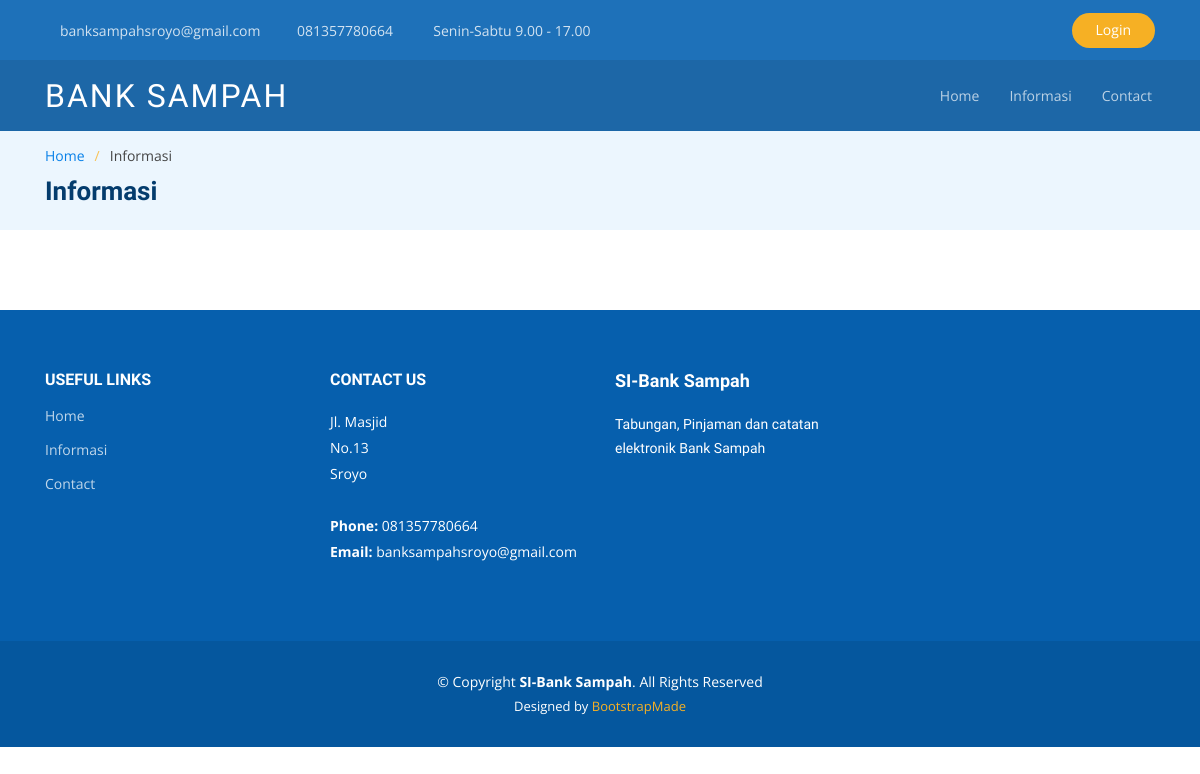
Before: /USER/informasi.php with the older database file.
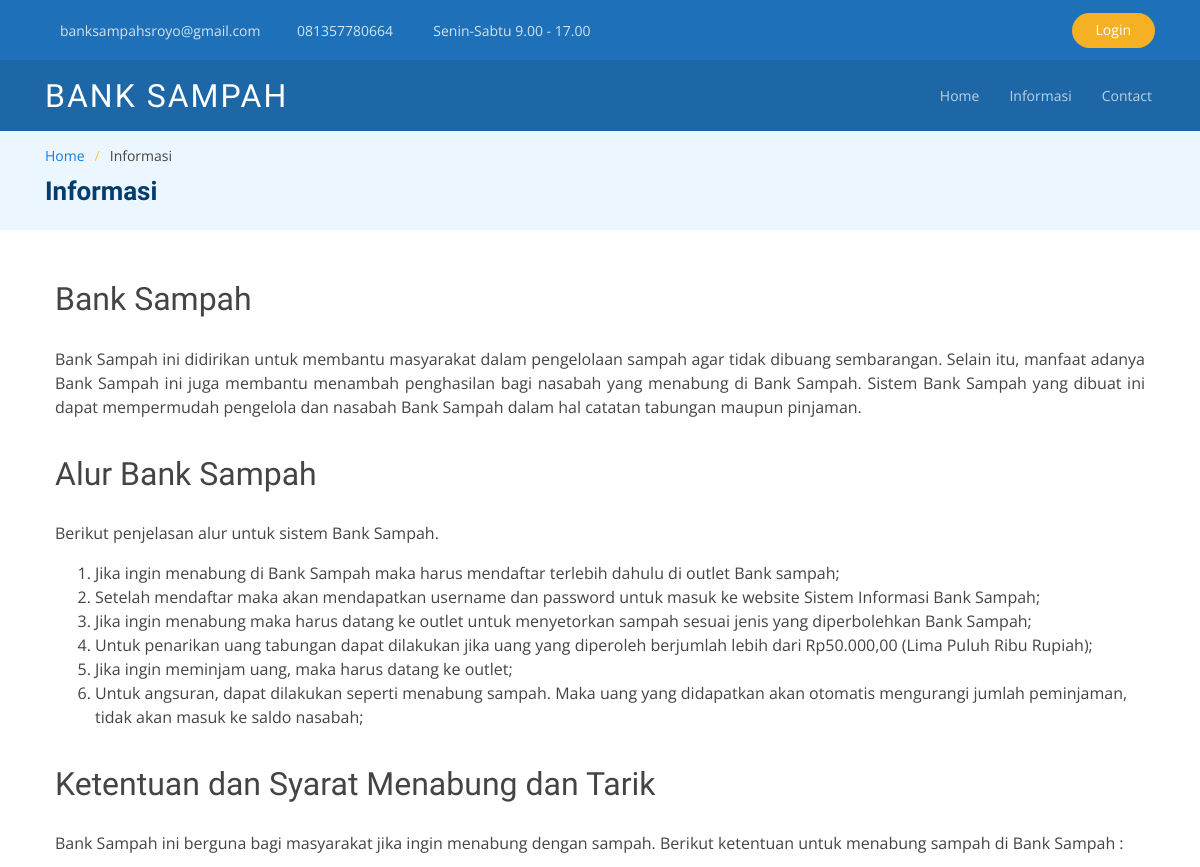
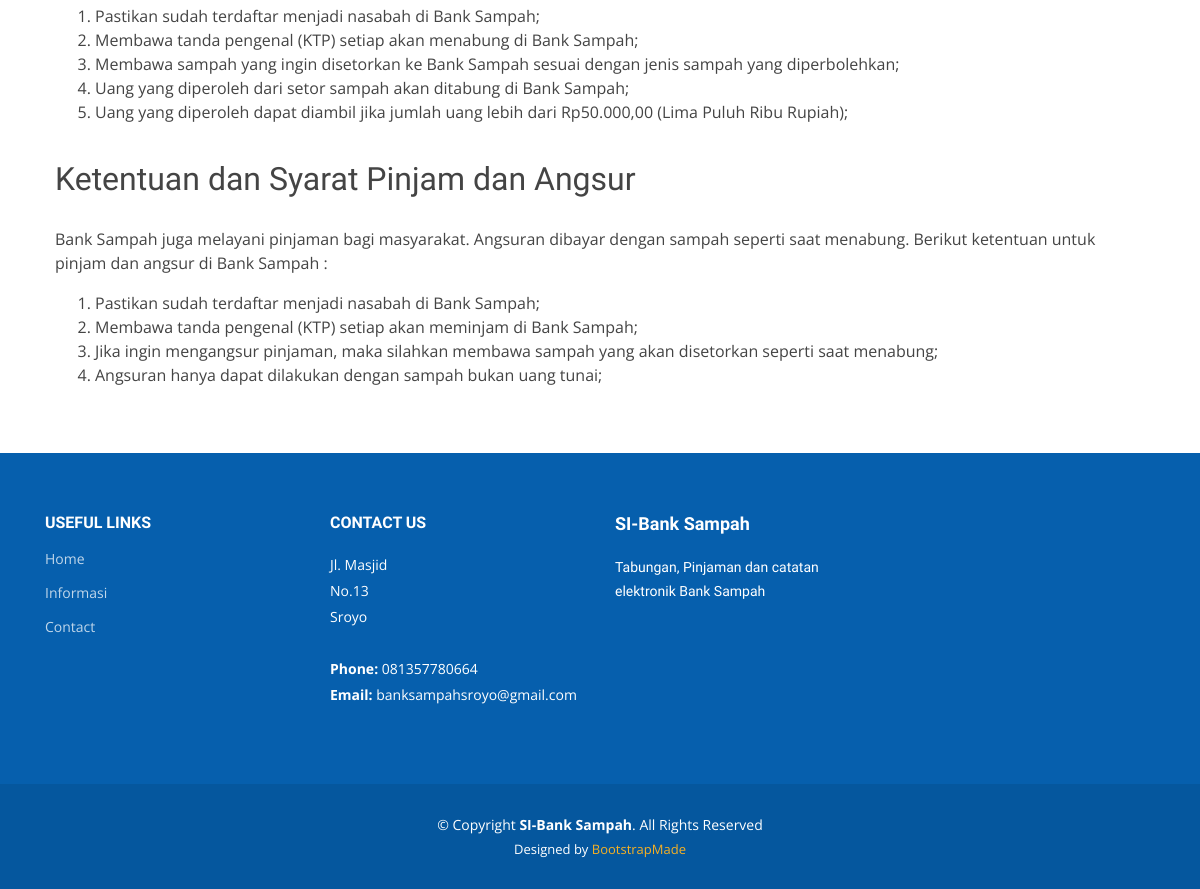
After: the same page with the newer database file (2 pictures, top to bottom).
### tables this page shows
CREATE TABLE `tb_config` (
  `id_config` int(11) NOT NULL,
  `judul` varchar(50) NOT NULL,
  `isi` text NOT NULL
);

### USER/informasi.php (the view, shortened to what this page needs)
<!DOCTYPE html>
<html lang="en">
<head>
  <link href="assets/vendor/bootstrap/css/bootstrap.min.css" rel="stylesheet">
  <link href="assets/vendor/icofont/icofont.min.css" rel="stylesheet">
  <link href="assets/vendor/boxicons/css/boxicons.min.css" rel="stylesheet">
  <link href="assets/vendor/animate.css/animate.min.css" rel="stylesheet">
  <link href="assets/vendor/remixicon/remixicon.css" rel="stylesheet">
  <link href="assets/vendor/owl.carousel/assets/owl.carousel.min.css" rel="stylesheet">
  <link href="assets/vendor/venobox/venobox.css" rel="stylesheet">
  <link href="assets/vendor/aos/aos.css" rel="stylesheet">
  <link href="assets/css/style.css" rel="stylesheet">
</head>
<body>
  <?php include 'navbar.php'; ?>
  <main id="main">
    <section id="breadcrumbs" class="breadcrumbs">
      <div class="container">
        <ol>
          <li><a href="index.html">Home</a></li>
          <li>Informasi</li>
        </ol>
        <h2>Informasi</h2>
      </div>
    </section>
    <section id="blog" class="blog">
      <div class="container">
        <table border="0" cellpadding="10">
          <tbody>
            <?php
            include('koneksi_db.php');
            $result = mysqli_query($koneksi,"SELECT * FROM tb_config WHERE id_config != 10 AND id_config != 11 AND id_config != 12");
            ?>
            <?php
              while($data = mysqli_fetch_array($result)) {
                echo "<tr>";
                echo "<td><h2>".$data['judul']."</h2></td>";
                echo "</tr>";
                echo "<tr>";
                echo "<td>".$data['isi']."</td>";
                echo "</tr>";
              }
              ?>
          </tbody>
        </table>
      </div>
    </section>
  </main>
  <?php include 'footer.php'; ?>
</body>
</html>

### USER/navbar.php (shortened to what this page needs)
<div id="topbar" class="d-none d-lg-flex align-items-center fixed-top topbar-inner-pages">
  <div class="container d-flex align-items-center">
    <div class="contact-info mr-auto">
      <ul>
        <li><i class="icofont-envelope"></i><a href="mailto:contact@example.com">banksampahsroyo@gmail.com</a></li>
        <li><i class="icofont-phone"></i>081357780664</li>
        <li><i class="icofont-clock-time icofont-flip-horizontal"></i> Senin-Sabtu 9.00 - 17.00</li>
      </ul>
    </div>
    <div class="cta">
      <a href="../ADMIN/login.php" class="scrollto" <?php if (!empty($_SESSION)) { echo "style='display:none'"; } ?>>Login</a>
    </div>
  </div>
</div>
<header id="header" class="fixed-top header-inner-pages">
  <div class="container d-flex align-items-center">
    <h1 class="logo mr-auto"><a href="index.php" class="scrollto">BANK SAMPAH</a></h1>
    <nav class="nav-menu d-none d-lg-block">
      <ul>
        <li><a href="index.php">Home</a></li>
        <li><a href="informasi.php">Informasi</a></li>
        <li><a href="contact.php">Contact</a></li>
      </ul>
    </nav>
  </div>
</header>

### USER/footer.php (shortened to what this page needs)
<footer id="footer">
  <div class="footer-top">
    <div class="container">
      <div class="row">
        <div class="col-lg-3 col-md-6 footer-links">
          <h4>Useful Links</h4>
          <ul>
            <li><a href="index.php">Home</a></li>
            <li><a href="informasi.php">Informasi</a></li>
            <li><a href="contact.php">Contact</a></li>
          </ul>
        </div>
        <div class="col-lg-3 col-md-6 footer-contact">
          <h4>Contact Us</h4>
          <p>
            Jl. Masjid<br>
            No.13<br>
            Sroyo <br><br>
            <strong>Phone:</strong> 081357780664<br>
            <strong>Email:</strong> banksampahsroyo@gmail.com<br>
          </p>
        </div>
        <div class="col-lg-3 col-md-6 footer-info">
          <h3>SI-Bank Sampah</h3>
          <p>Tabungan, Pinjaman dan catatan elektronik Bank Sampah </p>
        </div>
      </div>
    </div>
  </div>
  <div class="container">
    <div class="copyright">
      &copy; Copyright <strong><span>SI-Bank Sampah</span></strong>. All Rights Reserved
    </div>
    <div class="credits">
      Designed by <a href="https://bootstrapmade.com/">BootstrapMade</a>
    </div>
  </div>
</footer>

### USER/assets/css/style.css (style rules this page uses)
body { font-family: "Open Sans", sans-serif; color: #444444; }
a { color: #0880e8; }
h1, h2, h3, h4, h5, h6 { font-family: "Raleway", sans-serif; }
#topbar { height: 60px; font-size: 14px; transition: all 0.5s; overflow: hidden; color: rgba(255, 255, 255, 0.8); }
#topbar .contact-info ul { padding: 0; margin: 0; list-style: none; }
#topbar .contact-info li { display: inline-block; padding: 0; }
#topbar .contact-info li + li { margin-left: 18px; }
#topbar .contact-info a { color: rgba(255, 255, 255, 0.8); transition: 0.3s; }
#topbar .contact-info i { color: #f6b024; padding-right: 4px; }
#topbar .cta { background: transparent; }
#topbar .cta a { color: #fff; background: #f6b024; padding: 6px 24px 8px 24px; display: inline-block; transition: 0.3s; border-radius: 50px; }
#header { background: rgba(0, 0, 0, 0.1); transition: all 0.5s; z-index: 997; padding: 15px 0; top: 60px; }
#header .logo { font-size: 32px; margin: 0; padding: 0; line-height: 1; font-weight: 400; letter-spacing: 2px; text-transform: uppercase; }
#header .logo a { color: #fff; }
.header-inner-pages { background: rgba(5, 87, 158, 0.9) !important; }
.topbar-inner-pages { background: rgba(6, 98, 178, 0.9) !important; }
.nav-menu ul { margin: 0; padding: 0; list-style: none; }
.nav-menu > ul { display: flex; }
.nav-menu > ul > li { position: relative; white-space: nowrap; padding: 10px 0 10px 24px; }
.nav-menu a { display: block; position: relative; color: rgba(255, 255, 255, 0.7); transition: 0.3s; font-size: 14px; padding: 0 3px; font-family: "Open Sans", sans-serif; }
.nav-menu > ul > li > a:before { content: ""; position: absolute; width: 100%; height: 2px; bottom: -5px; left: 0; background-color: #f6b024; visibility: hidden; width: 0px; transition: all 0.3s ease-in-out 0s; }
.mobile-nav { position: fixed; top: 55px; right: 15px; bottom: 15px; left: 15px; z-index: 9999; overflow-y: auto; background: #fff; transition: ease-in-out 0.2s; opacity: 0; visibility: hidden; border-radius: 10px; padding: 10px 0; }
.mobile-nav * { margin: 0; padding: 0; list-style: none; }
.mobile-nav a { display: block; position: relative; color: #0665b7; padding: 10px 20px; font-weight: 500; outline: none; }
section { padding: 60px 0; overflow: hidden; }
.cta { background: linear-gradient(rgba(5, 74, 133, 0.8), rgba(5, 74, 133, 0.9)), url("../img/cta-bg.jpg") fixed center center; background-size: cover; padding: 120px 0; }
.breadcrumbs { padding: 15px 0; background: #ecf6fe; margin-top: 130px; }
.breadcrumbs h2 { font-size: 26px; font-weight: 600; color: #043c6d; }
.breadcrumbs ol { display: flex; flex-wrap: wrap; list-style: none; padding: 0 0 10px 0; margin: 0; font-size: 14px; }
.breadcrumbs ol li + li { padding-left: 10px; }
.breadcrumbs ol li + li::before { display: inline-block; padding-right: 10px; color: #f8c255; content: "/"; }
.blog { padding: 40px 0; }
#footer { background: #05579e; padding: 0 0 30px 0; color: #fff; font-size: 14px; }
#footer .footer-top { background: #065fad; padding: 60px 0 30px 0; }
#footer .footer-top .footer-info { margin-bottom: 30px; }
#footer .footer-top .footer-info h3 { font-size: 18px; margin: 0 0 20px 0; padding: 2px 0 2px 0; line-height: 1; font-weight: 700; }
#footer .footer-top .footer-info p { font-size: 14px; line-height: 24px; margin-bottom: 0; font-family: "Raleway", sans-serif; color: #fff; }
#footer .footer-top h4 { font-size: 16px; font-weight: bold; color: #fff; text-transform: uppercase; position: relative; padding-bottom: 12px; }
#footer .footer-top .footer-links { margin-bottom: 30px; }
#footer .footer-top .footer-links ul { list-style: none; padding: 0; margin: 0; }
#footer .footer-top .footer-links ul li { padding: 10px 0; display: flex; align-items: center; }
#footer .footer-top .footer-links ul li:first-child { padding-top: 0; }
#footer .footer-top .footer-links ul a { color: rgba(255, 255, 255, 0.75); transition: 0.3s; display: inline-block; line-height: 1; }
#footer .footer-top .footer-contact { margin-bottom: 30px; }
#footer .footer-top .footer-contact p { line-height: 26px; }
#footer .copyright { text-align: center; padding-top: 30px; }
#footer .credits { padding-top: 5px; text-align: center; font-size: 13px; color: #fff; }
#footer .credits a { color: #f6b024; }

Changed rows visible on the page:
added tb_config: judul "Bank Sampah", isi "Bank Sampah ini didirikan untuk membantu masyarakat dalam pengelolaan sampah agar tidak dibuang sembarangan. Selain itu, manfaat adanya Bank Sampah ini juga membantu menambah penghasilan bagi nasabah yang menabung di Bank Sampah. Sistem Bank Sampah yang dibuat ini dapat mempermudah pengelola dan nasabah Bank Sampah dalam hal catatan tabungan maupun pinjaman."
added tb_config: judul "Alur Bank Sampah", isi "Berikut penjelasan alur untuk sistem Bank Sampah. Jika ingin menabung di Bank Sampah maka harus mendaftar terlebih dahulu di outlet Bank sampah; Setelah mendaftar maka akan mendapatkan username dan password untuk masuk ke website Sistem Informasi Bank Sampah; Jika ingin menabung maka harus datang ke outlet untuk menyetorkan sampah sesuai jenis yang diperbolehkan Bank Sampah; Untuk penarikan uang tabungan dapat dilakukan jika uang yang diperoleh berjumlah lebih dari Rp50.000,00 (Lima Puluh Ribu Rupiah); Jika ingin meminjam uang, maka harus datang ke outlet; Untuk angsuran, dapat dilakukan seperti menabung sampah. Maka uang yang didapatkan akan otomatis mengurangi jumlah peminjaman, tidak…"
added tb_config: judul "Ketentuan dan Syarat Menabung dan Tarik", isi "Bank Sampah ini berguna bagi masyarakat jika ingin menabung dengan sampah. Berikut ketentuan untuk menabung sampah di Bank Sampah : Pastikan sudah terdaftar menjadi nasabah di Bank Sampah; Membawa tanda pengenal (KTP) setiap akan menabung di Bank Sampah; Membawa sampah yang ingin disetorkan ke Bank Sampah sesuai dengan jenis sampah yang diperbolehkan; Uang yang diperoleh dari setor sampah akan ditabung di Bank Sampah; Uang yang diperoleh dapat diambil jika jumlah uang lebih dari Rp50.000,00 (Lima Puluh Ribu Rupiah);"
added tb_config: judul "Ketentuan dan Syarat Pinjam dan Angsur", isi "Bank Sampah juga melayani pinjaman bagi masyarakat. Angsuran dibayar dengan sampah seperti saat menabung. Berikut ketentuan untuk pinjam dan angsur di Bank Sampah : Pastikan sudah terdaftar menjadi nasabah di Bank Sampah; Membawa tanda pengenal (KTP) setiap akan meminjam di Bank Sampah; Jika ingin mengangsur pinjaman, maka silahkan membawa sampah yang akan disetorkan seperti saat menabung; Angsuran hanya dapat dilakukan dengan sampah bukan uang tunai;"
